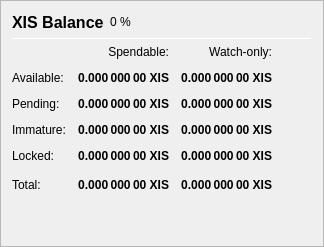
                   <widget class="QFrame" name="frame_Balances">
                    <property name="frameShape">
                     <enum>QFrame::StyledPanel</enum>
                    </property>
                    <property name="frameShadow">
                     <enum>QFrame::Raised</enum>
                    </property>
                    <layout class="QVBoxLayout" name="verticalLayout_4">
                     <item>
                      <layout class="QHBoxLayout" name="horizontalLayout_4">
                       <item>
                        <widget class="QLabel" name="label_5">
                         <property name="minimumSize">
                          <size>
                           <width>0</width>
                           <height>20</height>
                          </size>
                         </property>
                         <property name="font">
                          <font>
                           <pointsize>12</pointsize>
                           <weight>75</weight>
                           <bold>true</bold>
                          </font>
                         </property>
                         <property name="text">
                          <string>XIS Balance</string>
                         </property>
                        </widget>
                       </item>
                       <item>
                        <widget class="QLabel" name="labelXISPercent">
                         <property name="text">
                          <string notr="true">0 %</string>
                         </property>
                        </widget>
                       </item>
                       <item>
                        <spacer name="horizontalSpacer_3">
                         <property name="orientation">
                          <enum>Qt::Horizontal</enum>
                         </property>
                         <property name="sizeHint" stdset="0">
                          <size>
                           <width>40</width>
                           <height>20</height>
                          </size>
                         </property>
                        </spacer>
                       </item>
                      </layout>
                     </item>
                     <item>
                      <widget class="Line" name="line_Balance">
                       <property name="minimumSize">
                        <size>
                         <width>0</width>
                         <height>1</height>
                        </size>
                       </property>
                       <property name="maximumSize">
                        <size>
                         <width>16777215</width>
                         <height>1</height>
                        </size>
                       </property>
                       <property name="orientation">
                        <enum>Qt::Horizontal</enum>
                       </property>
                      </widget>
                     </item>
                     <item>
                      <layout class="QGridLayout" name="gridLayout">
                       <property name="spacing">
                        <number>12</number>
                       </property>
                       <item row="0" column="1">
                        <widget class="QLabel" name="labelSpendable">
                         <property name="text">
                          <string>Spendable:</string>
                         </property>
                         <property name="alignment">
                          <set>Qt::AlignRight|Qt::AlignTrailing|Qt::AlignVCenter</set>
                         </property>
                        </widget>
                       </item>
                       <item row="0" column="2">
                        <widget class="QLabel" name="labelWatchonly">
                         <property name="text">
                          <string>Watch-only:</string>
                         </property>
                         <property name="alignment">
                          <set>Qt::AlignRight|Qt::AlignTrailing|Qt::AlignVCenter</set>
                         </property>
                        </widget>
                       </item>
                       <item row="1" column="0">
                        <widget class="QLabel" name="labelBalanceText">
                         <property name="text">
                          <string>Available:</string>
                         </property>
                        </widget>
                       </item>
                       <item row="1" column="1">
                        <widget class="QLabel" name="labelBalance">
                         <property name="font">
                          <font>
                           <weight>75</weight>
                           <bold>true</bold>
                          </font>
                         </property>
                         <property name="cursor">
                          <cursorShape>IBeamCursor</cursorShape>
                         </property>
                         <property name="toolTip">
                          <string>Your current spendable balance</string>
                         </property>
                         <property name="text">
                          <string notr="true">0.000 000 00 XIS</string>
                         </property>
                         <property name="alignment">
                          <set>Qt::AlignRight|Qt::AlignTrailing|Qt::AlignVCenter</set>
                         </property>
                         <property name="textInteractionFlags">
                          <set>Qt::LinksAccessibleByMouse|Qt::TextSelectableByKeyboard|Qt::TextSelectableByMouse</set>
                         </property>
                        </widget>
                       </item>
                       <item row="1" column="2">
                        <widget class="QLabel" name="labelWatchAvailable">
                         <property name="font">
                          <font>
                           <weight>75</weight>
                           <bold>true</bold>
                          </font>
                         </property>
                         <property name="cursor">
                          <cursorShape>IBeamCursor</cursorShape>
                         </property>
                         <property name="toolTip">
                          <string>Your current balance in watch-only addresses</string>
                         </property>
                         <property name="text">
                          <string notr="true">0.000 000 00 XIS</string>
                         </property>
                         <property name="alignment">
                          <set>Qt::AlignRight|Qt::AlignTrailing|Qt::AlignVCenter</set>
                         </property>
                         <property name="textInteractionFlags">
                          <set>Qt::LinksAccessibleByMouse|Qt::TextSelectableByKeyboard|Qt::TextSelectableByMouse</set>
                         </property>
                        </widget>
                       </item>
                       <item row="2" column="0">
                        <widget class="QLabel" name="labelPendingText">
                         <property name="text">
                          <string>Pending:</string>
                         </property>
                        </widget>
                       </item>
                       <item row="2" column="1">
                        <widget class="QLabel" name="labelUnconfirmed">
                         <property name="font">
                          <font>
                           <weight>75</weight>
                           <bold>true</bold>
                          </font>
                         </property>
                         <property name="cursor">
                          <cursorShape>IBeamCursor</cursorShape>
                         </property>
                         <property name="toolTip">
                          <string>Total of transactions that have yet to be confirmed, and do not yet count toward the spendable balance</string>
                         </property>
                         <property name="text">
                          <string notr="true">0.000 000 00 XIS</string>
                         </property>
                         <property name="alignment">
                          <set>Qt::AlignRight|Qt::AlignTrailing|Qt::AlignVCenter</set>
                         </property>
                         <property name="textInteractionFlags">
                          <set>Qt::LinksAccessibleByMouse|Qt::TextSelectableByKeyboard|Qt::TextSelectableByMouse</set>
                         </property>
                        </widget>
                       </item>
                       <item row="2" column="2">
                        <widget class="QLabel" name="labelWatchPending">
                         <property name="font">
                          <font>
                           <weight>75</weight>
                           <bold>true</bold>
                          </font>
                         </property>
                         <property name="cursor">
                          <cursorShape>IBeamCursor</cursorShape>
                         </property>
                         <property name="toolTip">
                          <string>Unconfirmed transactions to watch-only addresses</string>
                         </property>
                         <property name="text">
                          <string notr="true">0.000 000 00 XIS</string>
                         </property>
                         <property name="alignment">
                          <set>Qt::AlignRight|Qt::AlignTrailing|Qt::AlignVCenter</set>
                         </property>
                         <property name="textInteractionFlags">
                          <set>Qt::LinksAccessibleByMouse|Qt::TextSelectableByKeyboard|Qt::TextSelectableByMouse</set>
                         </property>
                        </widget>
                       </item>
                       <item row="3" column="0">
                        <widget class="QLabel" name="labelImmatureText">
                         <property name="text">
                          <string>Immature:</string>
                         </property>
                        </widget>
                       </item>
                       <item row="3" column="1">
                        <widget class="QLabel" name="labelImmature">
                         <property name="font">
                          <font>
                           <weight>75</weight>
                           <bold>true</bold>
                          </font>
                         </property>
                         <property name="cursor">
                          <cursorShape>IBeamCursor</cursorShape>
                         </property>
                         <property name="toolTip">
                          <string>Staked or masternode rewards that has not yet matured</string>
                         </property>
                         <property name="text">
                          <string notr="true">0.000 000 00 XIS</string>
                         </property>
                         <property name="alignment">
                          <set>Qt::AlignRight|Qt::AlignTrailing|Qt::AlignVCenter</set>
                         </property>
                         <property name="textInteractionFlags">
                          <set>Qt::LinksAccessibleByMouse|Qt::TextSelectableByKeyboard|Qt::TextSelectableByMouse</set>
                         </property>
                        </widget>
                       </item>
                       <item row="3" column="2">
                        <widget class="QLabel" name="labelWatchImmature">
                         <property name="font">
                          <font>
                           <weight>75</weight>
                           <bold>true</bold>
                          </font>
                         </property>
                         <property name="cursor">
                          <cursorShape>IBeamCursor</cursorShape>
                         </property>
                         <property name="toolTip">
                          <string>Staked or masternode rewards in watch-only addresses that has not yet matured</string>
                         </property>
                         <property name="text">
                          <string notr="true">0.000 000 00 XIS</string>
                         </property>
                         <property name="alignment">
                          <set>Qt::AlignRight|Qt::AlignTrailing|Qt::AlignVCenter</set>
                         </property>
                         <property name="textInteractionFlags">
                          <set>Qt::LinksAccessibleByMouse|Qt::TextSelectableByKeyboard|Qt::TextSelectableByMouse</set>
                         </property>
                        </widget>
                       </item>
                       <item row="4" column="0">
                        <widget class="QLabel" name="labelLockedBalanceText">
                         <property name="toolTip">
                          <string>Locked XIS or Masternode collaterals. These are excluded from zXIS minting.</string>
                         </property>
                         <property name="text">
                          <string>Locked:</string>
                         </property>
                        </widget>
                       </item>
                       <item row="4" column="1">
                        <widget class="QLabel" name="labelLockedBalance">
                         <property name="font">
                          <font>
                           <weight>75</weight>
                           <bold>true</bold>
                          </font>
                         </property>
                         <property name="cursor">
                          <cursorShape>IBeamCursor</cursorShape>
                         </property>
                         <property name="toolTip">
                          <string>Locked XIS or Masternode collaterals. These are excluded from zXIS minting.</string>
                         </property>
                         <property name="text">
                          <string notr="true">0.000 000 00 XIS</string>
                         </property>
                         <property name="alignment">
                          <set>Qt::AlignRight|Qt::AlignTrailing|Qt::AlignVCenter</set>
                         </property>
                         <property name="textInteractionFlags">
                          <set>Qt::LinksAccessibleByMouse|Qt::TextSelectableByKeyboard|Qt::TextSelectableByMouse</set>
                         </property>
                        </widget>
                       </item>
                       <item row="4" column="2">
                        <widget class="QLabel" name="labelWatchLocked">
                         <property name="font">
                          <font>
                           <weight>75</weight>
                           <bold>true</bold>
                          </font>
                         </property>
                         <property name="cursor">
                          <cursorShape>IBeamCursor</cursorShape>
                         </property>
                         <property name="toolTip">
                          <string>Current locked balance in watch-only addresses</string>
                         </property>
                         <property name="text">
                          <string notr="true">0.000 000 00 XIS</string>
                         </property>
                         <property name="alignment">
                          <set>Qt::AlignRight|Qt::AlignTrailing|Qt::AlignVCenter</set>
                         </property>
                         <property name="textInteractionFlags">
                          <set>Qt::LinksAccessibleByMouse|Qt::TextSelectableByKeyboard|Qt::TextSelectableByMouse</set>
                         </property>
                        </widget>
                       </item>
                       <item row="5" column="0">
                        <widget class="QLabel" name="labelTotalText">
                         <property name="toolTip">
                          <string>Your current Xistar balance, unconfirmed and immature transactions included</string>
                         </property>
                         <property name="text">
                          <string>Total:</string>
                         </property>
                        </widget>
                       </item>
                       <item row="5" column="1">
                        <widget class="QLabel" name="labelTotal">
                         <property name="font">
                          <font>
                           <weight>75</weight>
                           <bold>true</bold>
                          </font>
                         </property>
                         <property name="cursor">
                          <cursorShape>IBeamCursor</cursorShape>
                         </property>
                         <property name="toolTip">
                          <string>Your current Xistar balance, unconfirmed and immature transactions included</string>
                         </property>
                         <property name="text">
                          <string notr="true">0.000 000 00 XIS</string>
                         </property>
                         <property name="alignment">
                          <set>Qt::AlignRight|Qt::AlignTrailing|Qt::AlignVCenter</set>
                         </property>
                         <property name="textInteractionFlags">
                          <set>Qt::LinksAccessibleByMouse|Qt::TextSelectableByKeyboard|Qt::TextSelectableByMouse</set>
                         </property>
                        </widget>
                       </item>
                       <item row="5" column="2">
                        <widget class="QLabel" name="labelWatchTotal">
                         <property name="font">
                          <font>
                           <weight>75</weight>
                           <bold>true</bold>
                          </font>
                         </property>
                         <property name="cursor">
                          <cursorShape>IBeamCursor</cursorShape>
                         </property>
                         <property name="toolTip">
                          <string>Current total balance in watch-only addresses</string>
                         </property>
                         <property name="text">
                          <string notr="true">0.000 000 00 XIS</string>
                         </property>
                         <property name="alignment">
                          <set>Qt::AlignRight|Qt::AlignTrailing|Qt::AlignVCenter</set>
                         </property>
                         <property name="textInteractionFlags">
                          <set>Qt::LinksAccessibleByMouse|Qt::TextSelectableByKeyboard|Qt::TextSelectableByMouse</set>
                         </property>
                        </widget>
                       </item>
                       <item row="5" column="3">
                        <spacer name="horizontalSpacer_9">
                         <property name="orientation">
                          <enum>Qt::Horizontal</enum>
                         </property>
                         <property name="sizeHint" stdset="0">
                          <size>
                           <width>40</width>
                           <height>20</height>
                          </size>
                         </property>
                        </spacer>
                       </item>
                      </layout>
                     </item>
                     <item>
                      <spacer name="verticalSpacer_3">
                       <property name="orientation">
                        <enum>Qt::Vertical</enum>
                       </property>
                       <property name="sizeHint" stdset="0">
                        <size>
                         <width>20</width>
                         <height>40</height>
                        </size>
                       </property>
                      </spacer>
                     </item>
                    </layout>
                   </widget>
